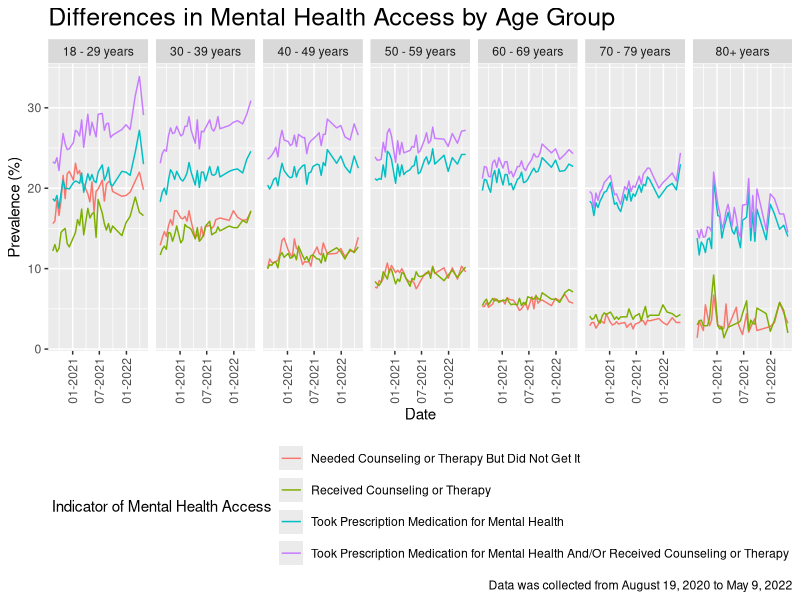
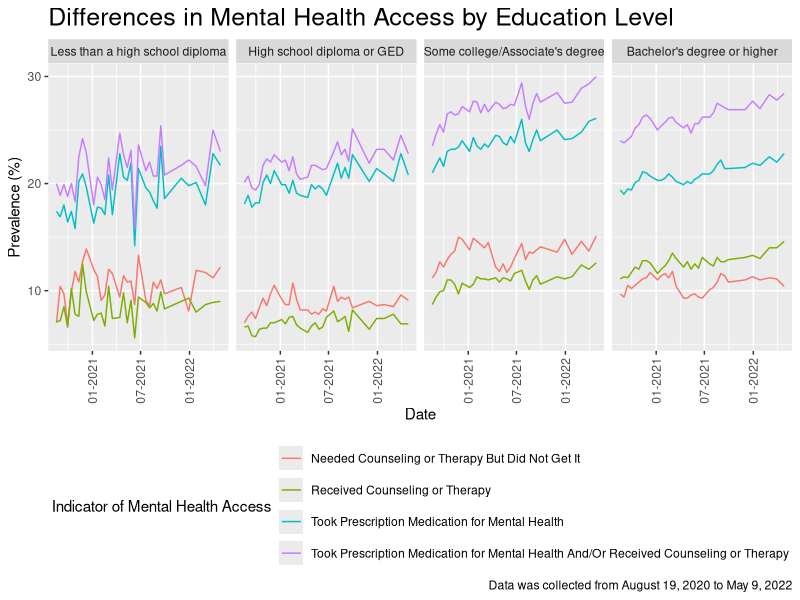
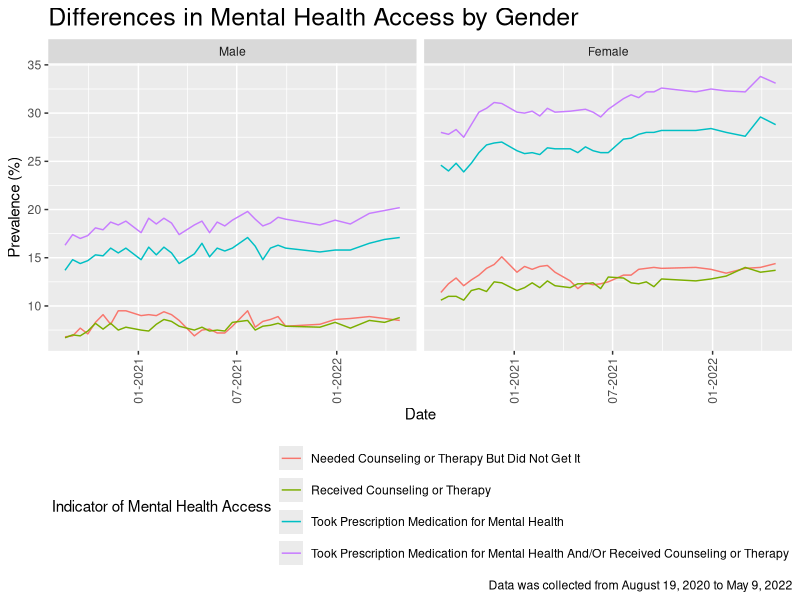
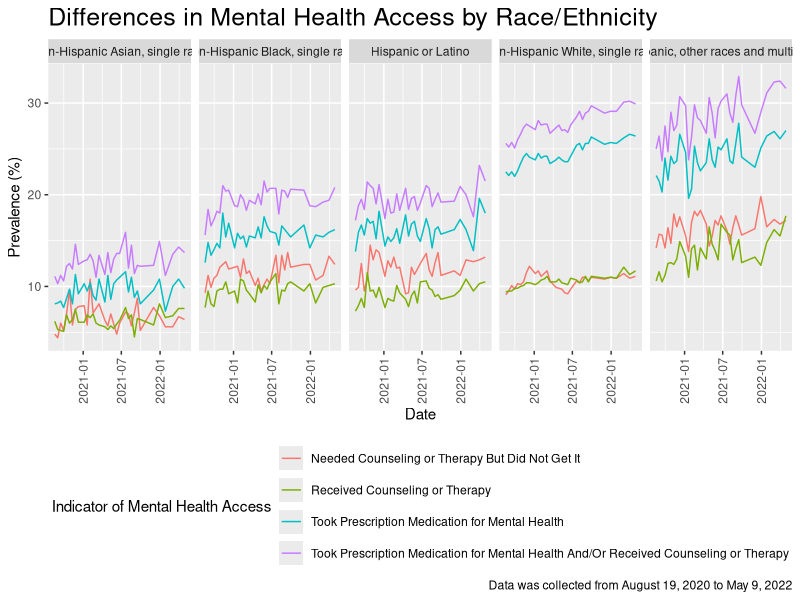
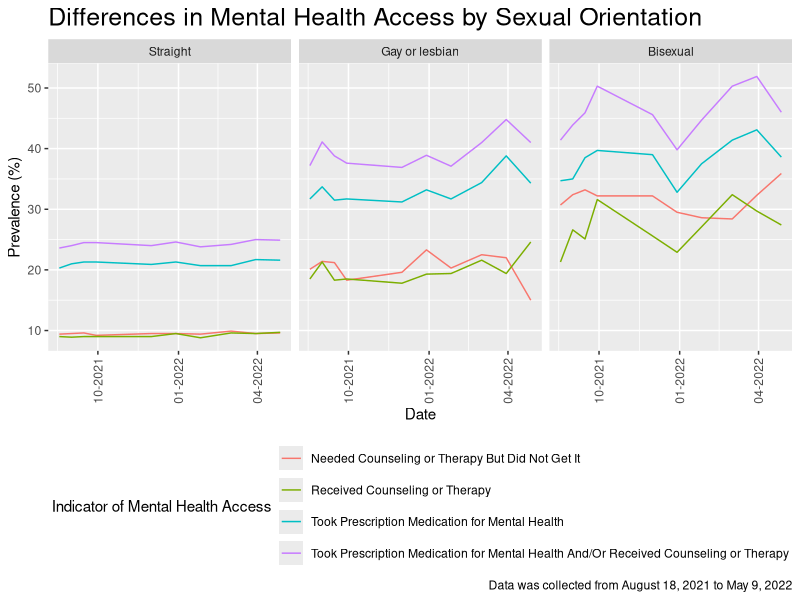

The R source for these figures, in order:
## ---- chunk 1
knitr::opts_chunk$set(echo = TRUE)
## ---- chunk 2
library(tidyverse)
library(scales)

library(viridisLite)
viridisLite::viridis(10)

knitr::opts_chunk$set(
	echo = TRUE,
	warning = FALSE,
	fig.width = 9, 
  fig.height = 7,
  out.width = "90%"
)

theme_set(theme_minimal() + theme(legend.position = "bottom"))

options(
  ggplot2.continuous.colour = heat.colors(256),
  ggplot2.continuous.fill = heat.colors(256)
)

scale_colour_discrete = scale_color_manual(values = heat.colors(256))
scale_fill_discrete = scale_fill_manual(values = heat.colors(256))

tidydata = 
  read.csv("data/tidydata.csv") |>
  mutate(
    start_dates = as.Date(start_dates))
## ---- chunk 3
#Filtering the dataset to age and united states
age_plot <- tidydata |> 
  filter(group == "Age", state == "United States")

#Renaming the "80 years and above" subgroup to 80+ years
age_plot$subgroup[age_plot$subgroup == "80 years and above"] = "80+ years"

#Ploting the age group
age_plot |> 
  group_by(indicator, start_dates, subgroup) |>
  ggplot(aes(x = start_dates, y = value, color = indicator)) +
  geom_line() +
  facet_grid(. ~ subgroup) +
  labs(
    x = "Date",
    y = "Prevalence (%)",
    title = "Differences in Mental Health Access by Age Group",
    caption = "Data was collected from August 19, 2020 to May 9, 2022",
    color = "Indicator of Mental Health Access") +
  scale_x_date(labels = date_format("%m-%Y")) +
  theme_gray() +
  theme(
    legend.position = "bottom",
    plot.title = element_text(size = 18),
    axis.text.x = element_text(angle = 90, vjust = 0.5, hjust = 1)  # Rotate x-axis labels vertically
  ) +
  guides(color = guide_legend(nrow = 4)) # Adding the legend guide adjustment
## ---- chunk 4
#Filtering the dataset to age and united states, re-level the subgroup, and plot the education plot 
ed_plot= 
  tidydata |>
  filter(group == "Education", state == "United States") |> 
   mutate(ed_name = forcats::fct_relevel(subgroup, c("Less than a high school diploma", "High school diploma or GED", "Some college/Associate's degree", "Bachelor's degree or higher"))) |> 
  group_by(start_dates, ed_name, indicator) |> 
  ggplot(aes(x = start_dates, y = value, color = indicator)) +
  geom_line() +
  facet_grid(. ~ ed_name) +
  scale_x_date(labels = date_format("%m-%Y")) +
  labs(
    x = "Date",
    y = "Prevalence (%)",
    title = "Differences in Mental Health Access by Education Level",
    caption = "Data was collected from August 19, 2020 to May 9, 2022",
    color = "Indicator of Mental Health Access") +
  theme_gray() +
  theme(
    legend.position = "bottom",
    plot.title = element_text(size = 18),
    axis.text.x = element_text(angle = 90, vjust = 0.5, hjust = 1)  # Rotate x-axis labels vertically
  ) +
  guides(color = guide_legend(nrow = 4)) # Adding the legend guide adjustment

#View the education plot
ed_plot
## ---- chunk 5
tidydata |>
  filter(
    group == "Sex",
    state == "United States") |>
  mutate(gender = forcats::fct_relevel(subgroup, c("Male", "Female"))) |>
  group_by(indicator, start_dates, gender) |>
  ggplot(aes(x = start_dates, y = value, color = indicator)) +
  geom_line() +
  facet_grid(. ~ gender) +
  theme_gray() +
  theme(
    legend.position = "bottom",
    plot.title = element_text(size = 18),
    axis.text.x = element_text(angle = 90, vjust = 0.5, hjust = 1)) +
  guides(color = guide_legend(nrow = 4)) +
  scale_x_date(labels = date_format("%m-%Y")) +
  labs(
    x = "Date",
    y = "Prevalence (%)",
    title = "Differences in Mental Health Access by Gender",
    caption = "Data was collected from August 19, 2020 to May 9, 2022",
    color = "Indicator of Mental Health Access")
## ---- chunk 6
tidydata |>
  filter(group == "Race/Hispanic ethnicity", state == "United States") |>
  mutate(race_ethnicity = forcats::fct_relevel(subgroup, c("Non-Hispanic Asian, single race", "Non-Hispanic Black, single race", "Hispanic or Latino", "Non-Hispanic White, single race", "Non-Hispanic, other races and multiple races"))) |>
  mutate(
    subgroup = replace(subgroup, subgroup == "Non-Hispanic Asian, single race", "Non-Hispanic Asian"),
    subgroup = replace(subgroup, subgroup == "Non-Hispanic Black, single race", "Non-Hispanic Black"),
    subgroup = replace(subgroup, subgroup == "Non-Hispanic White, single race", "Non-Hispanic White"),
    subgroup = replace(subgroup, subgroup == "Non-Hispanic, other races and multiple races", "Non-Hispanic Multi-racial")) |>
  group_by(indicator, start_dates, race_ethnicity) |>
  ggplot(aes(x = start_dates, y = value, color = indicator)) +
  geom_line() +
  facet_grid(. ~ race_ethnicity) +
  theme_grey() +
  theme(
    legend.position = "bottom",
    plot.title = element_text(size = 18),
    axis.text.x = element_text(angle = 90, vjust = 0.5, hjust = 1)) +
  guides(color = guide_legend(nrow = 4)) +
  labs(
    x = "Date",
    y = "Prevalence (%)",
    title = "Differences in Mental Health Access by Race/Ethnicity",
    caption = "Data was collected from August 19, 2020 to May 9, 2022",
    color = "Indicator of Mental Health Access")
## ---- chunk 7
tidydata |>
    filter(group == "Sexual orientation",
         state == "United States",
         week_number %in% c(24:33)) |>
  mutate(sexual_orientation = forcats::fct_relevel(subgroup, c("Straight", "Gay or lesbian", "Bisexual"))) |>
  group_by(start_dates, sexual_orientation, indicator) |>
  ggplot(aes(x = start_dates, y = value, color = indicator)) +
  geom_line() +
  facet_grid(. ~ sexual_orientation) +
  theme_grey() +
  theme(
    legend.position = "bottom",
    plot.title = element_text(size = 18),
    axis.text.x = element_text(angle = 90, vjust = 0.5, hjust = 1)) +
  guides(color = guide_legend(nrow = 4)) +
  scale_x_date(labels = date_format("%m-%Y")) +
    labs(
    x = "Date",
    y = "Prevalence (%)",
    title = "Differences in Mental Health Access by Sexual Orientation",
    caption = "Data was collected from August 18, 2021 to May 9, 2022",
    color = "Indicator of Mental Health Access")
